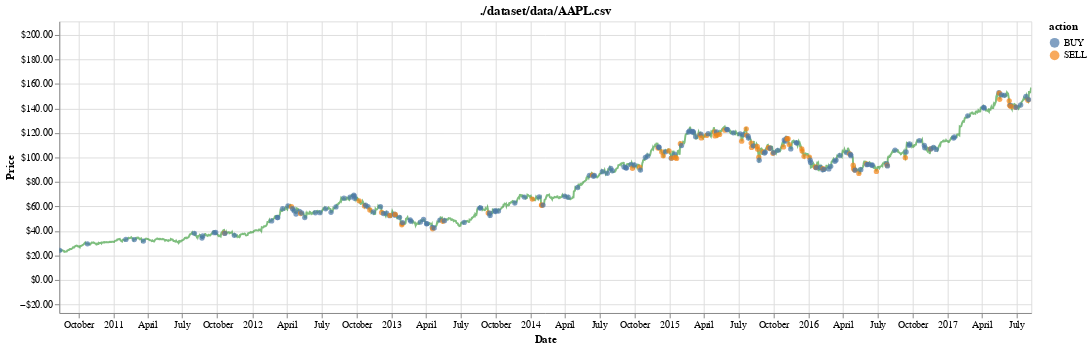

Source (notebook cell):
### Code cell
chart = visualize(df, history, title=test_stock)
chart

### Figure 1 — Vega-Lite specification as saved in the notebook (floating-point values rounded to 4 significant figures; data arrays with more than 128 entries replaced by an {"elided": "..."} marker saying what was removed)
{"config": {"view": {"continuousWidth": 400, "continuousHeight": 300}}, "layer": [{"mark": {"type": "line", "color": "green", "opacity": 0.5}, "encoding": {"x": {"field": "date", "type": "temporal"}, "y": {"axis": {"format": "$.2f", "title": "Price"}, "field": "position", "scale": {"clamp": true, "domain": [-26.97, 211.1]}, "type": "quantitative"}}, "selection": {"selector007": {"type": "interval", "bind": "scales", "encodings": ["x"]}}}, {"mark": {"type": "point", "filled": true}, "encoding": {"color": {"field": "action", "type": "nominal"}, "x": {"axis": {"title": "Date"}, "field": "date", "type": "temporal"}, "y": {"axis": {"format": "$.2f", "title": "Price"}, "field": "position", "scale": {"clamp": true, "domain": [-26.97, 211.1]}, "type": "quantitative"}}, "selection": {"selector008": {"type": "interval", "bind": "scales", "encodings": ["x"]}}, "transform": [{"filter": "(datum.action !== 'HOLD')"}]}], "data": {"name": "data-d0f4ed2861167371923e1b562d9b18ba"}, "height": 300, "title": "./dataset/data/AAPL.csv", "width": 1000, "$schema": "https://vega.github.io/schema/vega-lite/v4.17.0.json", "datasets": {"data-d0f4ed2861167371923e1b562d9b18ba": {"elided": "1761 records"}}}
